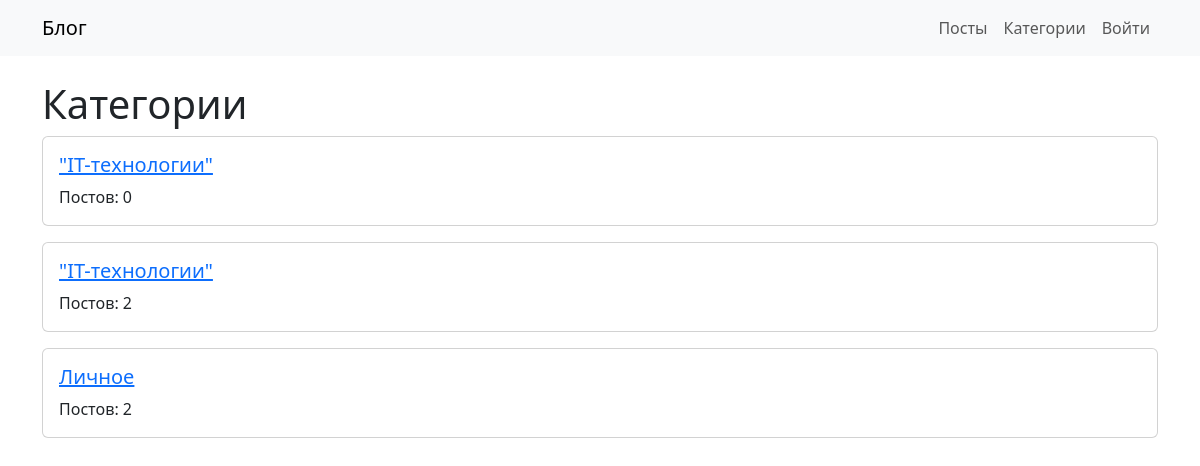
Page /categories/ on the committed database.
### blog/models.py (models this page shows, shortened)
class Category(models.Model):
    name = models.CharField(max_length=100)

### blog/views.py (the view)
# urls.py: path('categories/', CategoryListView.as_view(), name='category_list'),
class CategoryListView(ListView):
    model = Category
    template_name = 'blog/category_list.html'
    context_object_name = 'categories'

### templates/blog/category_list.html (shortened to what this page needs)
{% extends 'blog/base.html' %}
{% block content %}
<h1>Категории</h1>
{% if categories %}
    {% for category in categories %}
    <div class="card mb-3">
        <div class="card-body">
            <h5 class="card-title"><a href="{% url 'category_detail' category.pk %}">{{ category.name }}</a></h5>
            <p class="card-text">Постов: {{ category.post_set.count }}</p>
        </div>
    </div>
    {% endfor %}
{% else %}
    <p>Нет категорий. <a href="{% url 'category_create' %}">Создать первую?</a></p>
{% endif %}
{% endblock %}

### rows in the picture
Category: name "\"IT-технологии\"", post_set.count "0"
Category: name "\"IT-технологии\"", post_set.count "2"
Category: name "Личное", post_set.count "2"
